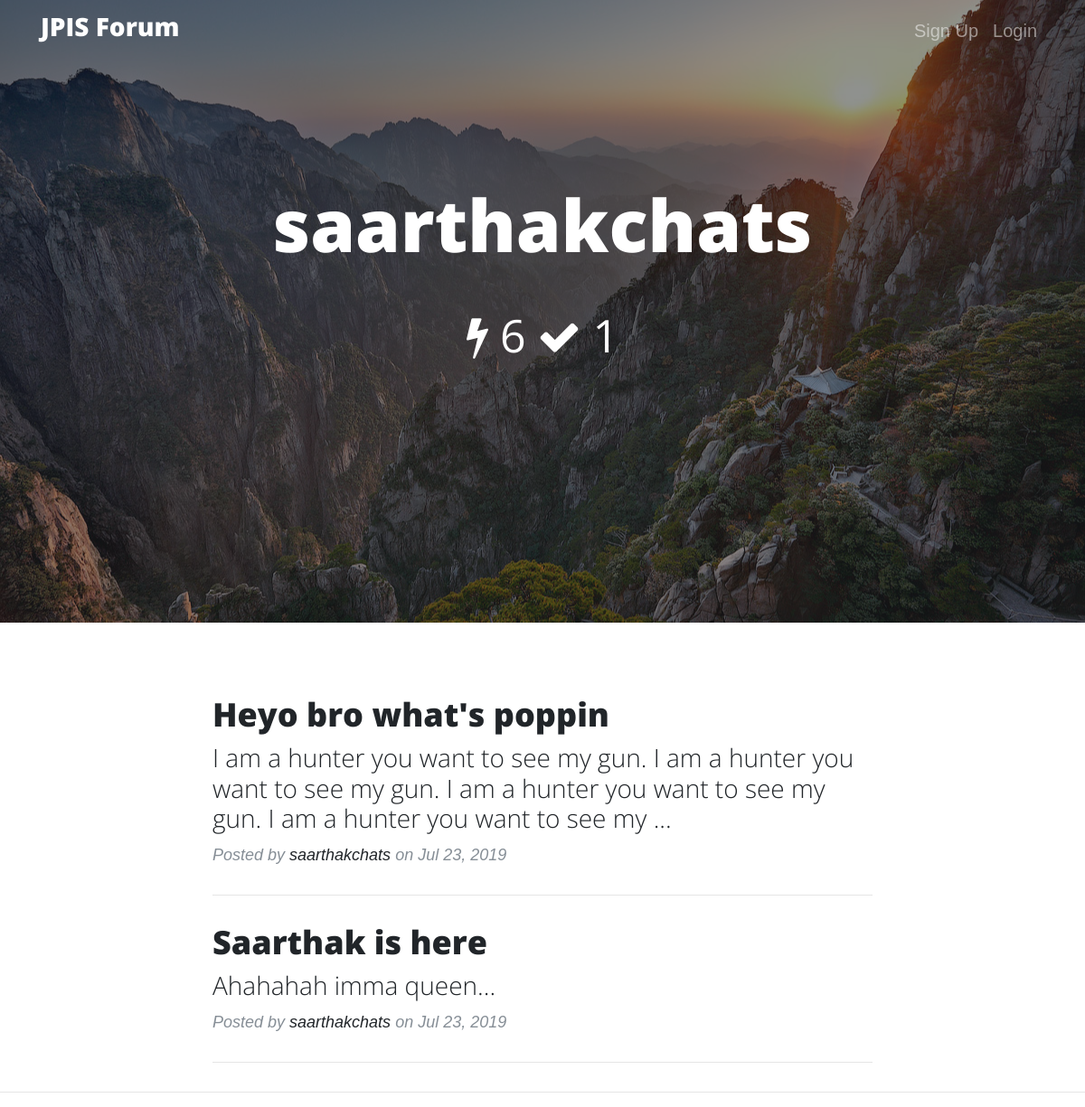
The app's page /accounts/saarthakchats with its own data.
### posts/models.py (models this page shows, shortened)
class Post(models.Model):
    title = models.CharField(max_length=200)
    body = models.TextField()
    votes_total = models.IntegerField(default=0)
    pubdate = models.DateTimeField()
    hunter = models.ForeignKey(User, on_delete=models.CASCADE)
    anonymous = models.BooleanField(default=False)
    upvoted_users = models.TextField(default='')
    approved_by = models.TextField(default='')
    post_approved = models.BooleanField(default=False)
    post_approvals = models.IntegerField(default=0)
    post_considered =  models.BooleanField(default=False)
    def preview(self):
        return self.body[:150]
    def pretty_date(self):
        return self.pubdate.strftime('%b %e, %Y')

### accounts/views.py (the view)
# urls.py: path('<slug:user_name>', views.userpage, name='userpage'),
def userpage(request, user_name):
    man = get_object_or_404(User, username=user_name)
    posts = Post.objects.all().filter(hunter=man, post_approved=True)
    considered_posts = Post.objects.all().filter(hunter=man,post_considered=True)
    other_posts = Post.objects.all().filter(hunter=man,post_considered=False)
    num_posts = len(posts)
    num_considered_posts = len(considered_posts)
    num_other_posts = len(other_posts)
    return render(request, 'accounts/userpage.html', {'man': man,'posts':posts,'num_posts':num_posts,'num_considered_posts':num_considered_posts,'num_other_posts':num_other_posts})

### accounts/templates/accounts/userpage.html (shortened to what this page needs)
{% load staticfiles %}
<!DOCTYPE html>
<html lang="en">
<head>
  <link rel="stylesheet" href="https://stackpath.bootstrapcdn.com/bootstrap/4.3.1/css/bootstrap.min.css">
  <link href="vendor/fontawesome-free/css/all.min.css" rel="stylesheet" type="text/css">
  <link rel="stylesheet" href="https://stackpath.bootstrapcdn.com/font-awesome/4.7.0/css/font-awesome.min.css">
  <link href="{% static 'css/clean-blog.css' %}" rel="stylesheet"><link rel="stylesheet" href="https://cdnjs.cloudflare.com/ajax/libs/font-awesome/4.7.0/css/font-awesome.min.css">
</head>
<body>
  <nav class="navbar navbar-expand-lg navbar-dark bg-transparent fixed-top">
<div class="container">
  <a class="navbar-brand nav-item-lg active" href="{% url 'home' %}"><h3>JPIS Forum</h3></a>
  <div class="collapse navbar-collapse" id="navbarResponsive">
    <ul class="navbar-nav ml-auto">
      {% if user.is_authenticated %}
          <form id="log" action="{% url 'logout' %}" method="POST" >
            {% csrf_token %}
            <input type="hidden" name="" value="">
            <li class="nav-item">
            <a class="nav-link" href="javascript:{document.getElementById('log').submit()}">Logout</a>
          </li>
          </form>
            <li class="nav-item">
          <a class="nav-link" href="{% url 'create' %}">Post</a>
        </li>
          <span></span>
            <li class="nav-item">
          <a class="nav-link" href="{% url 'userpage' user.username %}"><i class="fa fa-user fa-lg"></i></a>
        </li>
      {% else %}
      <li class="nav-item">
        <a class="nav-link" href="{% url 'signup' %}">Sign Up</a>
      </li>
      <li class="nav-item">
        <a class="nav-link" href="{% url 'login' %}">Login</a>
      </li>
    </ul>
    {% endif %}
  </div>
</div>
</nav>
  <header class="masthead" style="background-image: url({% static 'images/posts.jpg' %})">
    <div class="overlay"></div>
    <div class="container">
      <div class="row">
        <div class="col-lg-8 col-md-10 mx-auto">
          <div class="site-heading">
            <h1>{{ man.username }}</h1>
            <br>
            <span class="subheading"><i class="fa fa-bolt fa-2x"></i><b style="font-size: 50px;"> {{ num_posts }}          </b>
               <i class="fa fa-check fa-2x"></i><b style="font-size: 50px;"> {{ num_considered_posts }}</b></span>
               <br><br><br>
          </div>
        </div>
      </div>
    </div>
  </header>
  <div class="container">
    <div class="row">
      <div class="col-lg-8 col-md-10 mx-auto">
        {% for post in posts.all %}
        {% if post.anonymous == False %}
        <div class="post-preview">
          <a href="{% url 'detail' post.id %}">
            <h2 class="post-title">
              {{ post.title }}
            </h2>
            <h3 class="post-subtitle">
              {{ post.preview }}...
            </h3>
          </a>
          <p class="post-meta">Posted by
            {% if post.anonymous %}
            <a href="#">Anonymous</a>
            {% else %}
            <a href="{% url 'userpage' post.hunter %}">{{ post.hunter }}</a>
            {% endif %}
            on {{ post.pretty_date }}</p>
        </div>
        <hr>
        {% endif %}
        {% endfor %}
      </div>
    </div>
  </div>
  <hr>
</body>
</html>

### static/css/clean-blog.css (style rules this page uses)
body { font-size: 20px; color: #212529; font-family: 'Helvetica', 'Helvetica', serif; }
p { line-height: 1.5; margin: 30px 0; }
p a { text-decoration: underline; }
h1, h2, h3, h4, h5, h6 { font-weight: 800; font-family: 'Open Sans', 'Helvetica Neue', Helvetica, Arial, sans-serif; }
a { color: #212529; -webkit-transition: all 0.2s; transition: all 0.2s; }
header.masthead { margin-bottom: 50px; background: no-repeat center center; background-color: #868e96; background-attachment: scroll; position: relative; background-size: cover; }
header.masthead .overlay { position: absolute; top: 0; left: 0; height: 100%; width: 100%; background-color: #212529; opacity: 0.5; }
header.masthead .page-heading, header.masthead .post-heading, header.masthead .site-heading { padding: 200px 0 150px; color: white; }
@media only screen and (min-width: 768px) { header.masthead .page-heading, header.masthead .post-heading, header.masthead .site-heading { padding: 200px 0; } }
header.masthead .page-heading, header.masthead .site-heading { text-align: center; }
header.masthead .page-heading h1, header.masthead .site-heading h1 { font-size: 50px; margin-top: 0; }
header.masthead .page-heading .subheading, header.masthead .site-heading .subheading { font-size: 24px; font-weight: 300; line-height: 1.1; display: block; margin: 10px 0 0; font-family: 'Open Sans', 'Helvetica Neue', Helvetica, Arial, sans-serif; }
@media only screen and (min-width: 768px) { header.masthead .page-heading h1, header.masthead .site-heading h1 { font-size: 80px; } }
.post-preview > a { color: #212529; }
.post-preview > a > .post-title { font-size: 30px; margin-top: 30px; margin-bottom: 10px; }
.post-preview > a > .post-subtitle { font-weight: 300; margin: 0 0 10px; }
.post-preview > .post-meta { font-size: 18px; font-style: italic; margin-top: 0; color: #868e96; }
.post-preview > .post-meta > a { text-decoration: none; color: #212529; }
@media only screen and (min-width: 768px) { .post-preview > a > .post-title { font-size: 36px; } }

### accounts/templates/accounts/userpage.html (style rules this page uses)
.subheading { font-size: 20px; }

### records on screen
Post: title "Heyo bro what's poppin", preview "I am a hunter you want to see my gun. I am a hunter you want to see my gun. I am a hunter you want to see my gun. I am a hunter you want to see my", hunter "saarthakchats", pretty_date "Jul 23, 2019"
Post: title "Saarthak is here", preview "Ahahahah imma queen", hunter "saarthakchats", pretty_date "Jul 23, 2019"

### other values on screen
{{ man.username }} "saarthakchats"
{{ num_posts }} "6"
{{ num_considered_posts }} "1"
